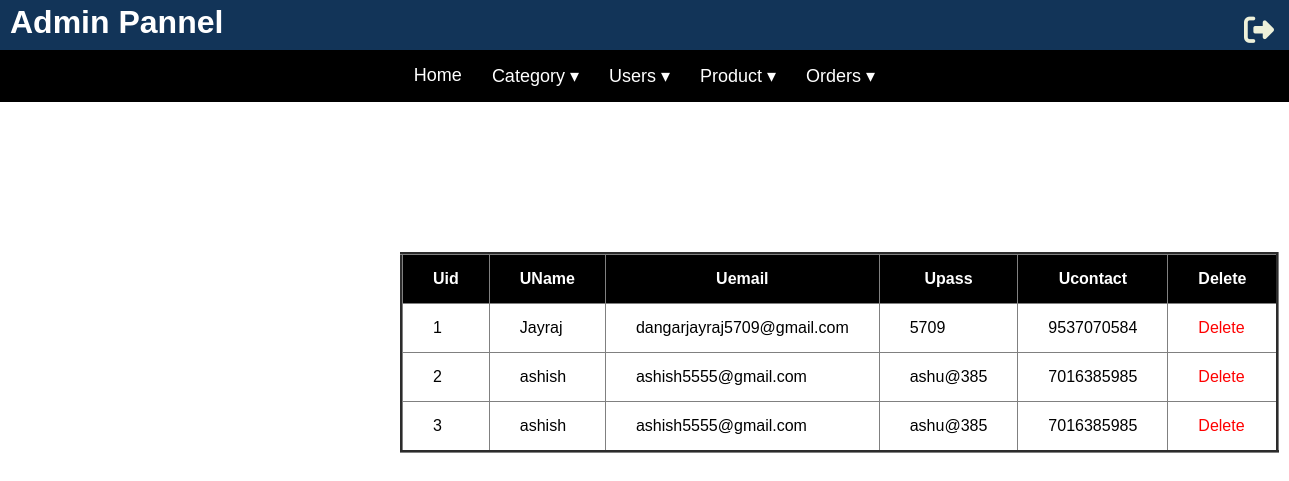
The page /admin/users.php (signed in) on the database its author committed.
### tables this page shows
CREATE TABLE `users` (
  `uid` int(3) NOT NULL,
  `uname` varchar(255) NOT NULL,
  `uemail` varchar(255) NOT NULL,
  `upass` varchar(255) NOT NULL,
  `ucontact` bigint(10) NOT NULL
);

### admin/users.php (the view, shortened to what this page needs)
<?php
    include "header.php";
    echo "<table border=3 style='margin:150px 0 0 400px; border-collapse: collapse;'>";
    echo "<tr style='background-color:black; color:white;'>
            <th style='padding: 15px 30px;'>Uid</th>
            <th style='padding: 15px 30px;'>UName</th>
            <th style='padding: 15px 30px;'>Uemail</th>
            <th style='padding: 15px 30px;'>Upass</th>
            <th style='padding: 15px 30px;'>Ucontact</th>
            <th style='padding: 15px 30px;'>Delete</th>
          </tr>";
    $rel = mysqli_query($cn, "select * from users") or die("select error".mysqli_error($cn));
    while($rec = mysqli_fetch_array($rel))
    {
        echo "<tr>";
        echo "<td style='padding: 15px 30px;'>".$rec['uid']."</td>";
        echo "<td style='padding: 15px 30px;'>".$rec['uname']."</td>";
        echo "<td style='padding: 15px 30px;'>".$rec['uemail']."</td>";
        echo "<td style='padding: 15px 30px;'>".$rec['upass']."</td>";
        echo "<td style='padding: 15px 30px;'>".$rec['ucontact']."</td>";
        echo "<td style='padding: 15px 30px;'>
                <a href='users.php?id=".$rec['uid']."' style='text-decoration: none; color: red;'>Delete</a>
              </td>";
        echo "</tr>";
    }
    echo "</table>";
?>

### admin/style.css (style rules this page uses)
* { margin: 0; padding: 0; box-sizing: border-box; }
body { font-family: Arial, sans-serif; }

### rows shown on the page
users: uid "1", uname "Jayraj", uemail "dangarjayraj5709@gmail.com", upass "5709", ucontact "9537070584"
users: uid "2", uname "ashish", uemail "ashish5555@gmail.com", upass "ashu@385", ucontact "7016385985"
users: uid "3", uname "ashish", uemail "ashish5555@gmail.com", upass "ashu@385", ucontact "7016385985"
